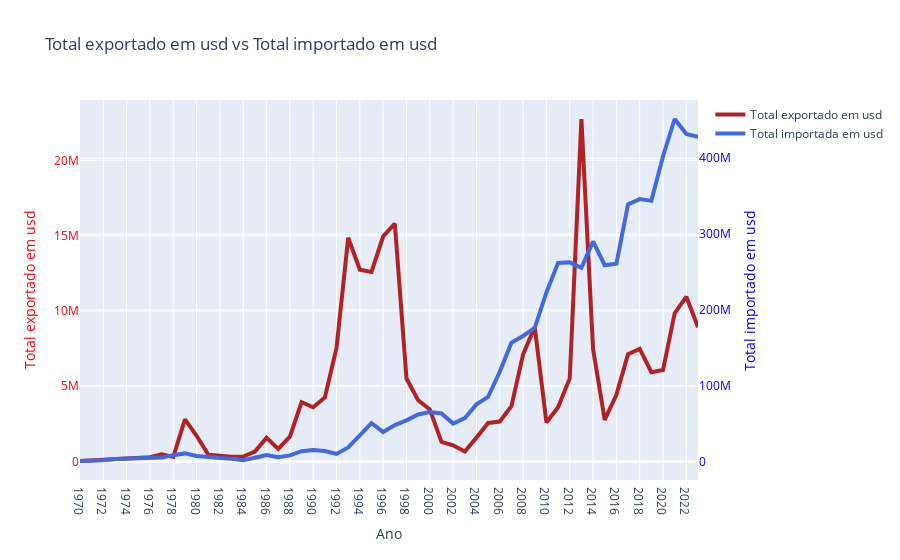

Notebook cell for this chart:
### Code cell
fig = go.Figure()
fig.add_trace(go.Scatter(x=base_export_agg['ano'], 
                         y=base_export_agg['valor_usd'], 
                         name='Total exportado em usd',
                         yaxis='y1',
                         line=dict(color='firebrick', 
                                   width=4)
                        )
                )

fig.add_trace(go.Scatter(x=base_import_agg['ano'], 
                         y=base_import_agg['valor_usd'], 
                         name='Total importada em usd',
                         yaxis='y2',
                         line=dict(color='royalblue', 
                                   width=4)
                        )
                )
fig.update_layout(
    yaxis=dict(
        title='Total exportado em usd',
        titlefont=dict(color='red'),
        tickfont=dict(color='red')
    ),
    yaxis2=dict(
        title='Total importado em usd',
        titlefont=dict(color='blue'),
        tickfont=dict(color='blue'),
        overlaying='y',
        side='right'
    ),
    title='Total exportado em usd vs Total importado em usd',
    #width = 1000,   
    #height = 500,
    xaxis_title='Ano'
    #,yaxis_title='Valor(USD)'
)

### Figure 1 — Plotly figure (JSON) as saved in the notebook; plotly's stock layout.template omitted (floating-point values rounded to 4 significant figures)
{"data": [{"line": {"color": "firebrick", "width": 4}, "name": "Total exportado em usd", "type": "scatter", "x": ["1970", "1971", "1972", "1973", "1974", "1975", "1976", "1977", "1978", "1979", "1980", "1981", "1982", "1983", "1984", "1985", "1986", "1987", "1988", "1989", "1990", "1991", "1992", "1993", "1994", "1995", "1996", "1997", "1998", "1999", "2000", "2001", "2002", "2003", "2004", "2005", "2006", "2007", "2008", "2009", "2010", "2011", "2012", "2013", "2014", "2015", "2016", "2017", "2018", "2019", "2020", "2021", "2022", "2023"], "y": [40500, 83465, 121097, 174792, 185871, 269581, 296169, 479276, 305419, 2805489, 1715037, 462930, 377201, 319645, 333911, 665151, 1585073, 838814, 1656919, 3940676, 3608887, 4261560, 7552365, 14860591, 12744833, 12596412, 14956324, 15793866, 5512678, 4074292, 3463277, 1313229, 1082939, 672524, 1590613, 2566000, 2658107, 3686150, 7118100, 8940988, 2595303, 3615120, 5521293, 22744845, 7472795, 2769160, 4434704, 7135607, 7486063, 5934826, 6078288, 9851942, 10945282, 8923076], "yaxis": "y"}, {"line": {"color": "royalblue", "width": 4}, "name": "Total importada em usd", "type": "scatter", "x": ["1970", "1971", "1972", "1973", "1974", "1975", "1976", "1977", "1978", "1979", "1980", "1981", "1982", "1983", "1984", "1985", "1986", "1987", "1988", "1989", "1990", "1991", "1992", "1993", "1994", "1995", "1996", "1997", "1998", "1999", "2000", "2001", "2002", "2003", "2004", "2005", "2006", "2007", "2008", "2009", "2010", "2011", "2012", "2013", "2014", "2015", "2016", "2017", "2018", "2019", "2020", "2021", "2022", "2023"], "y": [883886, 936854, 1889547, 3373315, 3713403, 3519013, 4649520, 5371582, 8581697, 10906908, 7501279, 5492373, 4711780, 3952443, 2009700, 5114876, 8601039, 5882345, 8276520, 13817755, 15351078, 14082184, 10201389, 18821300, 35064405, 50725620, 39146541, 48201813, 54412593, 62285027, 65302824, 63496070, 50169951, 57347812, 75571144, 85495150, 118442009, 156889482, 165692302, 176395817, 223080695, 262059068, 262745743, 255566175, 290253312, 258979772, 260843488, 339211312, 346102093, 343817135, 402693184, 451731090, 431979112, 428292652], "yaxis": "y2"}], "layout": {"title": {"text": "Total exportado em usd vs Total importado em usd"}, "xaxis": {"title": {"text": "Ano"}}, "yaxis": {"tickfont": {"color": "red"}, "title": {"font": {"color": "red"}, "text": "Total exportado em usd"}}, "yaxis2": {"overlaying": "y", "side": "right", "tickfont": {"color": "blue"}, "title": {"font": {"color": "blue"}, "text": "Total importado em usd"}}}}
